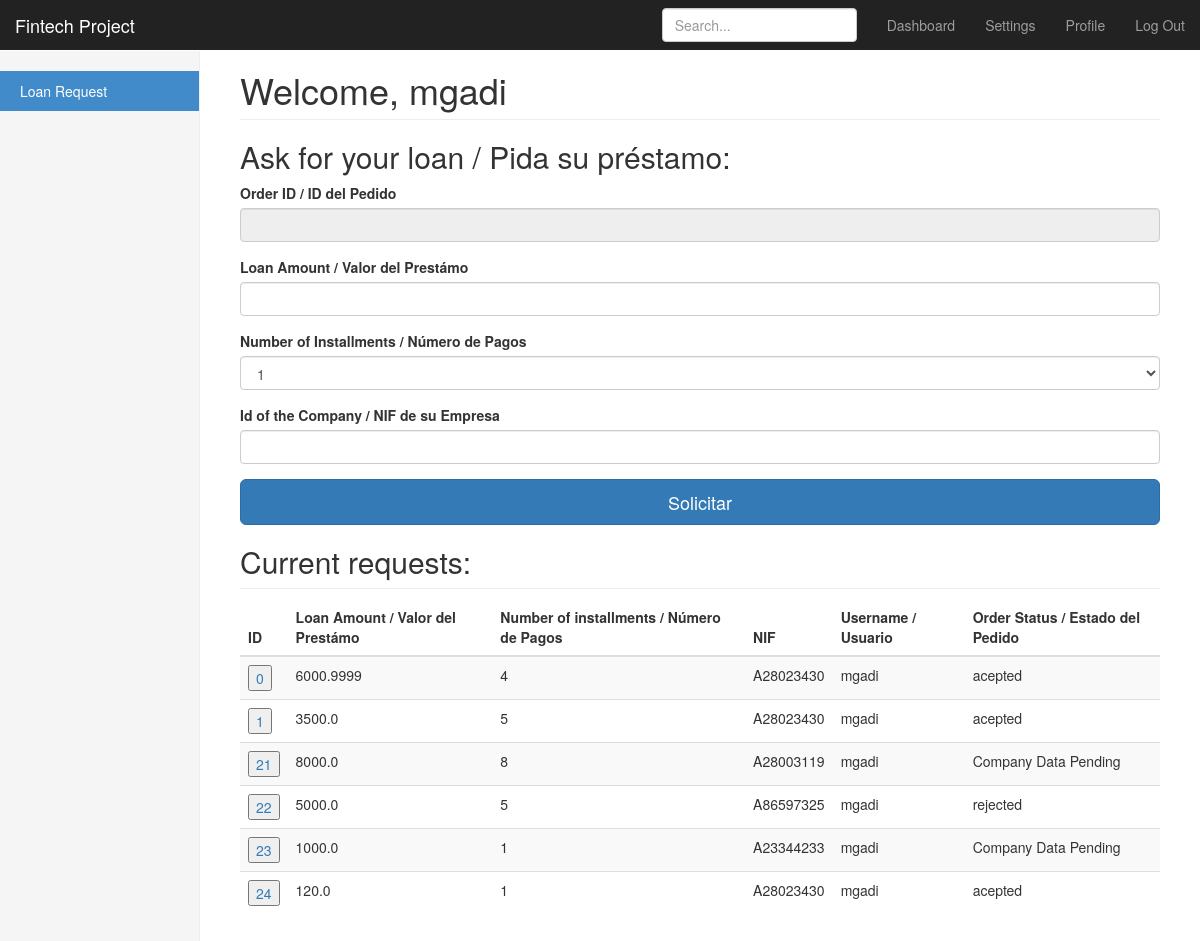
/loan (signed in), run on the app's committed database.
### app.py (models this page shows)
class User(UserMixin, db.Model):
    id = db.Column(db.Integer, primary_key=True)
    username = db.Column(db.String(15), unique=True)
    email = db.Column(db.String(50), unique=True)
    password = db.Column(db.String(80))
    profile = db.Column(db.String(80), default='customer')

class Loan(UserMixin, db.Model):
    id = db.Column(db.Integer, primary_key=True)
    loan_amount = db.Column(db.Float())
    number_of_installments = db.Column(db.Integer())
    username = db.Column(db.String(15))
    nif = db.Column(db.String(9))
    status = db.Column(db.String(15))
    monthly_payment = db.Column(db.Float())

### app.py (the view, shortened to what this page needs)
@app.route('/loan', methods=['GET', 'POST'])
@login_required
def loan():
    form = LoanForm()
    message = ''
    order_history = Loan.query.filter_by(username=current_user.username)
    return render_template('loan.html', form=form, \
                           rows=order_history, \
                           message=message, \
                           name=current_user.username)

### app.py
class LoanForm(FlaskForm):
    rowid = StringField('Order ID / ID del Pedido')
    loan_amount = MyFloatField('Loan Amount / Valor del Prestámo ', validators=[InputRequired()])
    number_of_installments = SelectField('Number of Installments / Número de Pagos', choices=[('1', '1'), ('2', '2'), ('3', '3'), ('4', '4'),('5', '5'), ('6', '6'), ('7', '7'), ('8', '8')])
    nif = StringField('Id of the Company / NIF de su Empresa', validators=[InputRequired(), Length(min=9, max=9)],default='')

### app.py (called while the page is built)
@login_manager.user_loader
def load_user(user_id):
    return User.query.get(int(user_id))

### templates/loan.html (shortened to what this page needs)
{% extends "bootstrap/base.html" %}
{% import "bootstrap/wtf.html" as wtf %}
{% block styles %}
{{super()}}
<link rel="stylesheet" href="{{url_for('.static', filename='dashboard.css')}}">
{% endblock %}
{% block content %}
    <nav class="navbar navbar-inverse navbar-fixed-top">
      <div class="container-fluid">
        <div class="navbar-header">
          <a class="navbar-brand" href="#">Fintech Project</a>
        </div>
        <div id="navbar" class="navbar-collapse collapse">
          <ul class="nav navbar-nav navbar-right">
            <li><a href="#">Dashboard</a></li>
            <li><a href="#">Settings</a></li>
            <li><a href="#">Profile</a></li>
            <li><a href="{{ url_for('logout') }}">Log Out</a></li>
          </ul>
          <form class="navbar-form navbar-right">
            <input type="text" class="form-control" placeholder="Search...">
          </form>
        </div>
      </div>
    </nav>
    <div class="container-fluid">
      <div class="row">
        <div class="col-sm-3 col-md-2 sidebar">
          <ul class="nav nav-sidebar">
            <li class="active"><a href="/loan">Loan Request<span class="sr-only">(current)</span></a></li>
          </ul>
        </div>
        <div class="col-sm-9 col-sm-offset-3 col-md-10 col-md-offset-2 main">
          <h1 class="page-header">Welcome, {{ name }}</h1>
          {% if message =='' %}
              <form class="form-signin" method="POST" action="/loan">
                <h2 class="form-signin-heading">Ask for your loan / Pida su préstamo:</h2>
                {{ wtf.form_field(form.rowid,readonly="readonly") }}
                {{ wtf.form_field(form.loan_amount) }}
                {{ wtf.form_field(form.number_of_installments) }}
                {{ wtf.form_field(form.nif) }}
                <button class="btn btn-lg btn-primary btn-block" type="submit">Solicitar</button>
              </form>
           {% else %}
              <h2> {{ message }} </h2>
           {% endif %}
           <h2 class="sub-header">Current requests:</h2>
           <div class="table-responsive">
            <table id="myTable" class="table table-striped">
              <thead>
                <tr>
                  <th>ID</th>
                  <th>Loan Amount / Valor del Prestámo</th>
                  <th>Number of installments / Número de Pagos</th>
                  <th>NIF</th>
                  <th>Username / Usuario</th>
                  <th>Order Status / Estado del Pedido</th>
                </tr>
              </thead>
              <tbody>
                {% for row in rows %}
                <tr>
                    <td> <a><form action="/loan" method="POST">
                         <input type="submit" value={{ row.id }}>
                    </form> </a></td>
                    <td> {{ row.loan_amount }}</td>
                    <td> {{ row.number_of_installments }} </td>
                    <td> {{ row.nif }} </td>
                    <td> {{ row.username }} </td>
                    <td> {{ row.status }} </td>
                </tr>
                {% endfor %}
              </tbody>
            </table>
          </div>
        </div>
      </div>
    </div>
{% endblock %}

### static/dashboard.css (style rules this page uses)
body { padding-top: 50px; }
.sub-header { padding-bottom: 10px; border-bottom: 1px solid #eee; }
.navbar-fixed-top { border: 0; }
.sidebar { display: none; }
@media (min-width: 768px) { .sidebar { position: fixed; top: 51px; bottom: 0; left: 0; z-index: 1000; display: block; padding: 20px; overflow-x: hidden; overflow-y: auto; background-color: #f5f5f5; border-right: 1px solid #eee; } }
.nav-sidebar { margin-right: -21px; margin-bottom: 20px; margin-left: -20px; }
.nav-sidebar > li > a { padding-right: 20px; padding-left: 20px; }
.nav-sidebar > .active > a, .nav-sidebar > .active > a:hover, .nav-sidebar > .active > a:focus { color: #fff; background-color: #428bca; }
.main { padding: 20px; }
@media (min-width: 768px) { .main { padding-right: 40px; padding-left: 40px; } }
.main .page-header { margin-top: 0; }

### data on the page
User: username "mgadi"
Loan: id "0", loan_amount "6000.9999", number_of_installments "4", nif "A28023430", username "mgadi", status "acepted"
Loan: id "1", loan_amount "3500.0", number_of_installments "5", nif "A28023430", username "mgadi", status "acepted"
Loan: id "21", loan_amount "8000.0", number_of_installments "8", nif "A28003119", username "mgadi", status "Company Data Pending"
Loan: id "22", loan_amount "5000.0", number_of_installments "5", nif "A86597325", username "mgadi", status "rejected"
Loan: id "23", loan_amount "1000.0", number_of_installments "1", nif "A23344233", username "mgadi", status "Company Data Pending"
Loan: id "24", loan_amount "120.0", number_of_installments "1", nif "A28023430", username "mgadi", status "acepted"
